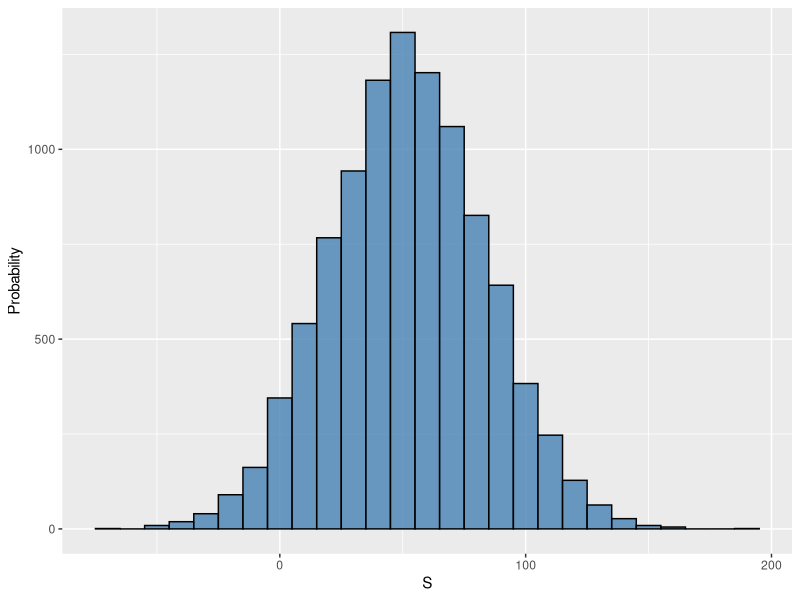
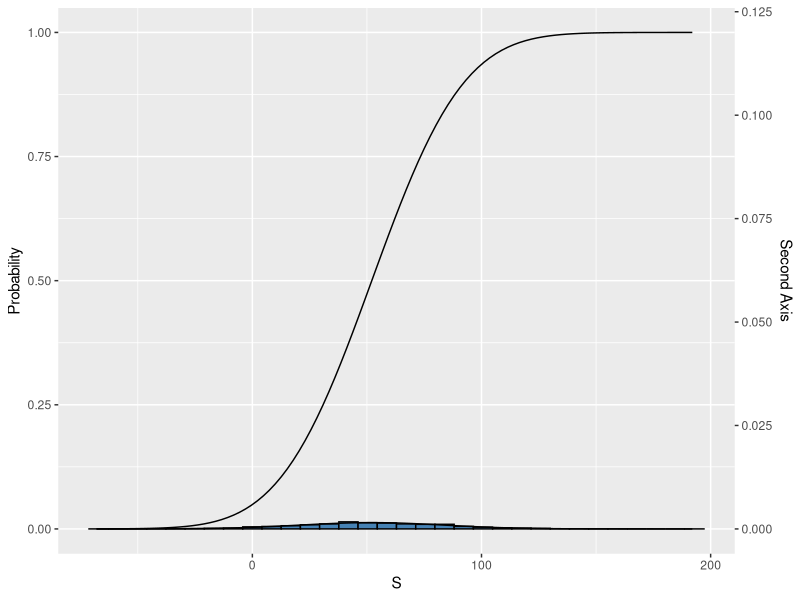
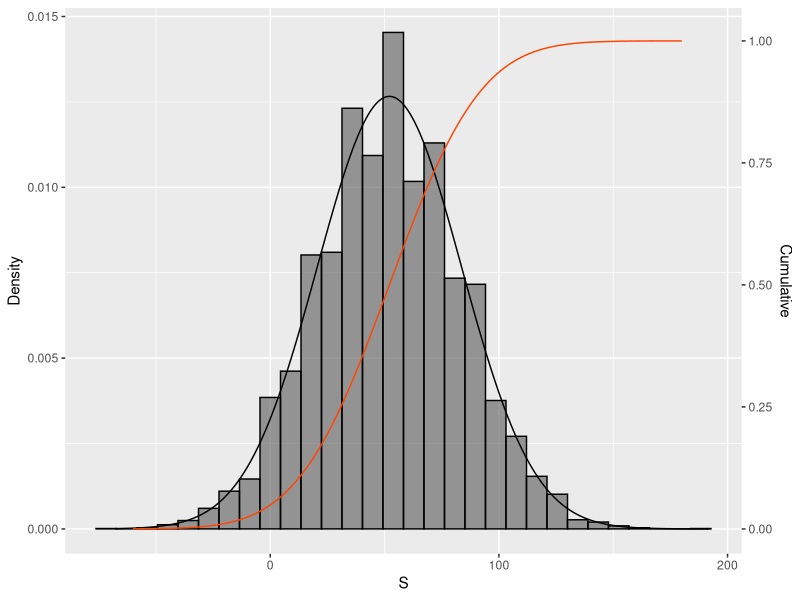

Source code (R) for these figures, in order:
# Chapter 15
# Random variables
library(tidyverse)
# 15.2 Sampling models
# Suppose a very small casino hires you to consult on whether they should set up
# roulette wheels. To keep the example simple, we will assume that 1,000 people will
# play and that the only game you can play on the roulette wheel is to bet on red
# or black. The casino wants you to predict how much money they will make or lose.
# They want a range of values and, in particular, they want to know what’s the chance
# of losing money. If this probability is too high, they will pass on installing
# roulette wheels.

# We are going to define a random variable S that will represent the casino’s total
# winnings. Let’s start by constructing the urn. A roulette wheel has 18 red
# pockets, 18 black pockets and 2 green ones. So playing a color in one game of
# roulette is equivalent to drawing from this urn:
color <- rep(c('black', 'red', 'green'), c(18, 18, 2))
color
# 
# the 1,000 outcomes from 1,000 people playing are independent draws from this urn.
# If red comes up, the gambler wins and the casino loses a dollar, so we draw a -$1.
# Otherwise, the casino wins a dollar and we draw a $1. To construct our random
# variable S, we can use this code:
n <- 1000
X <- sample(ifelse(color == 'red', -1, 1), n, replace = TRUE)
X[1:10]    

# Because we know the proportions of 1s and -1s, we can generate the draws with
# one line of code, without defining color:
X <- sample(c(-1,1), n, replace = TRUE, prob=c(9/19, 10/19))

# We call this a sampling model since we are modeling the random behavior of
# roulette with the sampling of draws from an urn. The total winnings S is
# simply the sum of these 1,000 independent draws:
X <- sample(c(-1, 1), n, replace = TRUE, prob = c(9/19, 10/19))
S <- sum(X)    
S


# 15.3 The probability distribution of a random variable
n <- 1000
B <- 10000
roulette_winnings <- function(n) {
    X <- sample(c(-1, 1), n, replace = TRUE, prob = c(9/19, 10/19))
    sum(X)
}
S <- replicate(B, roulette_winnings(n))

# Now we can ask the following: in our simulations, how often did we get sums
# less than or equal to a?
a <- 0
mean(S <= a)

# This will be a very good approximation of F(a). In fact, we can visualize
# the distribution by creating a histogram showing the probability F (b) − F (a)
# for several intervals (a, b]:
S %>% 
    qplot(binwidth=10, color=I('black'), alpha = I(0.8), fill = I('steelblue')) +
    xlab('S') +
    ylab('Probability') +
    scale_y_continuous()

# Now we can easily answer the casino’s question: how likely is it that we will lose money?
mean(S<0)

# In the histogram above, we see that the distribution appears to be approximately
# normal. A qq-plot will confirm that the normal approximation is close to perfect.
# If, in fact, the distribution is normal, then all we need to define the distribution
# is the average and the standard deviation. Because we have the original values
# from which the distribution is created, we can easily compute these:
min(S)
mean(S)
sd(S)

# If we add a normal density with this average and standard deviation to the
# histogram above, we see that it matches very well:
normal_points <- rnorm(10000, mean=mean(S), sd = sd(S))
x <- seq(-20, 100)

coeff <- .12
data.frame(x = S) %>% 
    ggplot(aes(x = x)) +
    geom_histogram(aes(y = after_stat(density)), bins = 32, fill = 'steelblue', color = 'black') +
    stat_function(fun = dnorm, n = 10000, args = list(mean = mean(S), sd = sd(S))) +
    stat_function(fun = pnorm,  args = list(mean = mean(S), sd = sd(S))) +
    scale_y_continuous(sec.axis = sec_axis(~.* coeff, name="Second Axis")) +
    ylab("Probability") +
    xlab('S') 

coeff <- 70
tibble(x = seq(-60, 180, length.out = 10000)) %>% 
    mutate(p = pnorm(x, mean = mean(S), sd = sd(S))) %>% 
    mutate(p_tfm = p / coeff) %>% 
    ggplot() +
    geom_histogram(aes(x = S, y = after_stat(density)), color = 'black', alpha = 0.6) +
    stat_function(fun = dnorm, n = 10000, args = list(mean = mean(S), sd = sd(S))) +
    geom_line(aes(x = x, y = p_tfm), color = 'orangered') +
    scale_y_continuous(sec.axis = sec_axis(~ . * coeff, name="Cumulative")) +
    ylab('Density')



# This average and this standard deviation have special names. They are referred to
# as the expected value and standard error of the random variable S. We will say more
# about these in the next section.
# Statistical theory provides a way to derive the distribution of random
# variables defined as independent random draws from an urn.
# Specifically, in our example above, we can show that (S + n)/2 follows
# a binomial distribution. We therefore do not need to run for Monte
# Carlo simulations to know the probability distribution of S. We did
# this for illustrative purposes.
n <- 1000
pbinom(n / 2, size = n, prob = 10/19)
pbinom(n / 2 - 1, size = n, prob = 10/19)



# 15.7 Central Limit Theorem
# The Central Limit Theorem (CLT) tells us that when the number of draws, also
# called the sample size, is large, the probability distribution of the sum of the
# independent draws is approximately normal. 

# We previously ran this monte Calro simulation
n <- 1000
B <- 10000
roulette_winnings <- function(n) {
    X <- sample(c(-1, 1), n, replace = TRUE, prob = c(9/19, 10/19))
    sum(X)
}
S <- replicate(B, roulette_winnings(n))
# The Central Limit Theorem (CLT) tells us that the sum S is
# approximated by a normal distribution. Using the formulas above, we
# know that the expected value and standard error are:
# theoretical values:
n * (20 - 18) / 38
sqrt(n) * 2 * sqrt(90) / 19
# MC simulation:
mean(S)
sd(S)

# Using the CLT, we can skip the Monte Carlo simulation and instead 
# compute the probability of the casino losing money using this
# approximation:
mu <- n * (20 - 18) / 38
se <- sqrt(n) * 2 * sqrt(90) / 19
pnorm(0, mu, se)
# which is also in very good agreement with our Monte Carlo result:
mean(S < 0)
